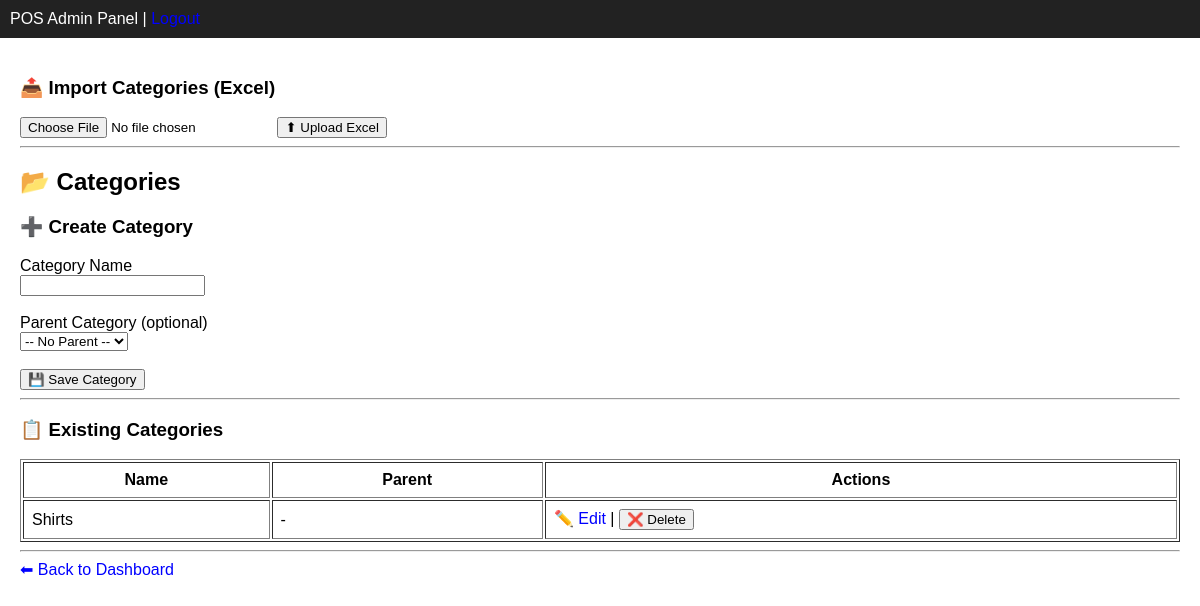
/categories/create (signed in), run on an earlier commit of the app's database.
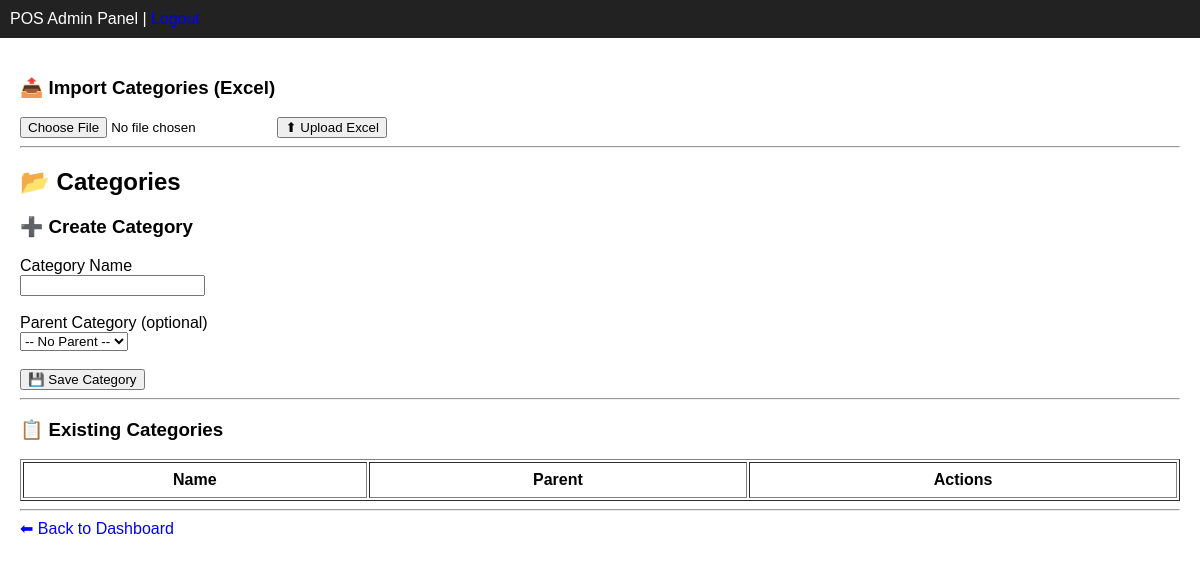
And on a later commit of the database.
### app/modules/categories/models.py (models this page shows, shortened)
class Category(BaseModel):
    __tablename__ = "categories"
    name = db.Column(db.String(120), nullable=False)
    parent_id = db.Column(
        db.Integer,
        db.ForeignKey("categories.id"),
        nullable=True
    )
    tenant_id = db.Column(
        db.Integer,
        db.ForeignKey("tenants.id"),
        nullable=False
    )
    is_active = db.Column(db.Boolean, default=True)
    parent = db.relationship(
        "Category",
        remote_side="Category.id",
        backref="children"
    )
    tenant = db.relationship(
        "Tenant",
        backref="categories"
    )

### app/modules/categories/routes.py (the view, shortened to what this page needs)
@categories_bp.route("/create", methods=["GET", "POST"])
@login_required
def create_category():
    categories = CategoryService.get_categories_by_tenant(
        current_user.tenant_id
    )
    return render_template(
        "categories/create.html",
        categories=categories
    )

### app/modules/categories/service.py (called while the page is built)
    @staticmethod
    def get_categories_by_tenant(tenant_id):
        return Category.query.filter_by(
            tenant_id=tenant_id,
            is_active=True
        ).order_by(Category.name).all()

### app/templates/categories/create.html (shortened to what this page needs)
{% extends "shared/base.html" %}
{% block content %}
<h3>📤 Import Categories (Excel)</h3>
<form method="POST"
      action="{{ url_for('categories.import_categories_excel') }}"
      enctype="multipart/form-data">
    <input type="file" name="file" accept=".xlsx" required>
    <button type="submit">
        ⬆ Upload Excel
    </button>
</form>
<hr>
<h2>📂 Categories</h2>
<h3>➕ Create Category</h3>
<form method="POST">
    <label>Category Name</label><br>
    <input type="text" name="name" required><br><br>
    <label>Parent Category (optional)</label><br>
    <select name="parent_id">
        <option value="">-- No Parent --</option>
    </select><br><br>
    <button type="submit">💾 Save Category</button>
</form>
<hr>
<h3>📋 Existing Categories</h3>
<table border="1" cellpadding="8" width="100%">
    <tr>
        <th>Name</th>
        <th>Parent</th>
        <th>Actions</th>
    </tr>
    {% for category in categories %}
    <tr>
        <td>
            {{ category.name }}
        </td>
        <td>
            {{ category.parent.name if category.parent else "-" }}
        </td>
        <td>
            <a href="{{ url_for('categories.edit_category', id=category.id) }}">
                ✏️ Edit
            </a>
            |
            <form method="POST"
                  action="{{ url_for('categories.delete_category', id=category.id) }}"
                  style="display:inline;">
                <button type="submit"
                        onclick="return confirm('Delete this category?')">
                    ❌ Delete
                </button>
            </form>
        </td>
    </tr>
    {% endfor %}
</table>
<hr>
<a href="{{ url_for('tenant.dashboard') }}">
    ⬅ Back to Dashboard
</a>
{% endblock %}

What changed in the data, as far as the page shows it:
removed Category: name "Shirts", parent "-"
